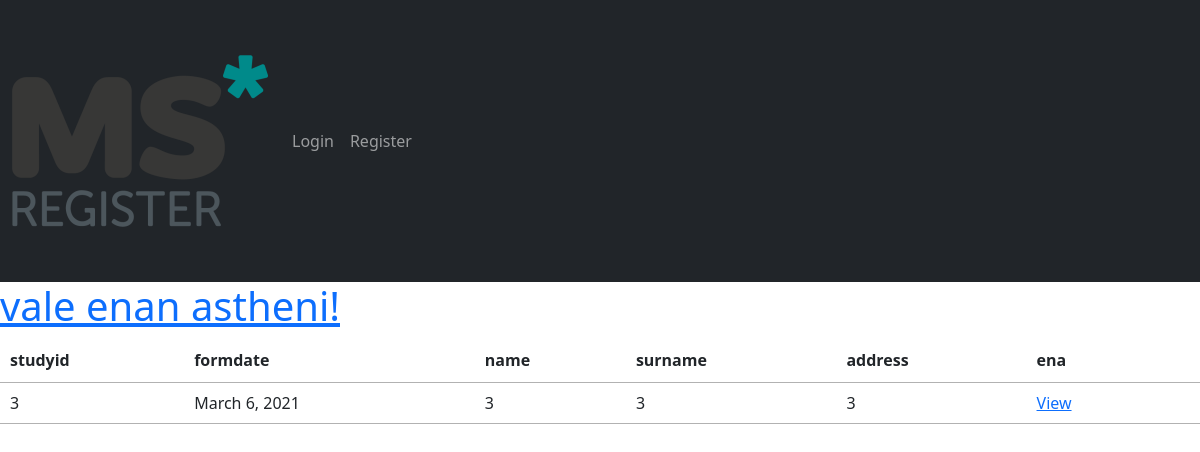
The page /registry/ on the database its author committed.
### main/models.py (models this page shows, shortened)
class Mspatient(models.Model):
    ms_choices=(
        ('RR','Relapsing-remitting MS'),
        ('SP','Secondary progressive MS'),
        ('PP','Primary progressive MS'),
        ('Other','Other'),
    )
    severity_choices=(
        ('Mild','Mild'),
        ('Moderate','Moderate'),
        ('Severe','Severe'),
    )
    modtreat_choices=(
        ('Alemtuzumab','Alemtuzumab'),
        ('Avonex','Avonex'),
        ('Betaferon','Betaferon'),
        ('Copaxone','Copaxone'),
        ('Extavia','Extavia'),
        ('Fingolimod','Fingolimod'),
        ('Mitoxantrone','Mitoxantrone'),
        ('Natalizumab','Natalizumab'),
        ('Ocrelizumab','Ocrelizumab'),
        ('Rebif','Rebif'),
        ('Tecfidera','Tecfidera'),
        ('Teriflunomide','Teriflunomide'),
        ('None','None'),
    )
    pastmodreason_choices=(
        ('Lack of efficacy','Lack of efficacy'),
        ('Side Effects','Side Effects'),
        ('Other','Other'),
    )
    evaluation_choices=(
        ('Self-estimated','Self-estimated'),
        ('Trundle wheel','Trundle wheel'),
        ('Treadmill','Treadmill'),
    )
    onsetlocal_choices=(
        ('Spinal','Spinal'),
        ('Cortex','Cortex'),
        ('Visual','Visual'),
        ('Cerebellar/brainstem','Cerebellar/brainstem'),
    )
    onsetsympt_choices=(
        ('Vision','Vision'),
        ('Motor','Motor'),
        ('Sensory','Sensory'),
        ('Coordination','Coordination'),
        ('Bowel/Bladder','Bowel/Bladder'),
        ('Fatigue','Fatigue'),
        ('Cognitive','Cognitive'),
        ('Encephalopathy','Encephalopathy'),
        ('Other','Other'),
    )
    name = models.CharField(max_length=30)
    surname = models.CharField(max_length=30,default='')
    address = models.CharField(max_length=30)
    formdate = models.DateField()
    studyid = models.CharField(max_length=6,primary_key=True)
    ms_now = models.CharField(max_length=10,choices=ms_choices)
    conv_to_sp=models.CharField(max_length=20)
    date_diag=models.DateField()
    ms_diag= models.CharField(max_length=10,choices=ms_choices)
    date_onset=models.DateField()
    num_relapses=IntegerField()
    severity=models.CharField(max_length=10,choices=severity_choices)
    pastmodtreat=models.CharField(max_length=20,choices=modtreat_choices)
    pastmoddatestart=models.DateField()
    pastmodtreatstop=models.DateField()
    pastmodreason= models.CharField(max_length=20,choices=pastmodreason_choices)
    presmodtreat=models.CharField(max_length=20,choices=modtreat_choices)
    presmoddatestart=models.DateField()
    edssscore=IntegerField()
    edssdate=DateField()
    walkrangetime=TimeField()
    walkrangedist=IntegerField()
    walkrangeeval=models.CharField(max_length=20,choices=evaluation_choices)
    pregnant=BooleanField(null=True)
    smoker=BooleanField(null=True)
    cigperday=IntegerField(null=True)
    smokersince=IntegerField(null=True)
    onsetlocal = models.CharField(max_length=30,choices=onsetlocal_choices,null=True)
    onsetsympt = models.CharField(max_length=30,choices=onsetsympt_choices,null=True)
    personcompleting=CharField(max_length=30,null=True,blank=True)

### main/views.py (the view)
# urls.py: path('registry/',views.registry,name="registry"),
def registry(request):
    mspatients = Mspatient.objects.all()
    return render(request, 'main/registry.html', {'mspatients':mspatients})

### main/templates/main/registry.html (shortened to what this page needs)
{% extends 'main/main_template.html' %}
{% block content %}
<a href="{% url 'main:patientform' %}"><h1>vale enan astheni!</h1></a>
<table id="table_id" class="display">
<thead>
  <tr>
    <th>studyid</th>
    <th>formdate</th>
    <th>name</th>
    <th>surname</th>
    <th>address</th>
    <th>ena<th>
  </tr>
</thead>
<tbody>
{% for mspatient in mspatients %}
    <tr>
        <td>{{mspatient.studyid}}</td>
        <td>{{mspatient.formdate}}</td>
        <td>{{mspatient.name}}</td>
        <td>{{mspatient.surname}}</td>
        <td>{{mspatient.address}}</td>
        <td><a href="{% url 'main:registryentry' mspatient.studyid %}">View</a></td>
    </tr>
  </tbody>
{% endfor %}
</table>
{% endblock %}

### main/templates/main/main_template.html (shortened to what this page needs)
<!doctype html>
<html lang="en">
  <head>
    <link href="https://cdn.jsdelivr.net/npm/bootstrap@5.0.0-beta2/dist/css/bootstrap.min.css" rel="stylesheet">
    <link href="https://cdn.datatables.net/1.10.23/css/jquery.dataTables.min.css" rel="stylesheet">
    {% load static %}
  </head>
  <body>
    {% include 'main/navbar.html' %}
    {% block content %}
    {% endblock %}
  </body>
</html>

### main/templates/main/navbar.html (shortened to what this page needs)
{% load static %}
<nav class="navbar navbar-expand-lg navbar-dark bg-dark">
    <div class="container-fluid">
      <a class="navbar-brand" href="#">
        <img src="{% static 'main/favicon.ico' %}" alt="">
      </a>
      <div class="collapse navbar-collapse" id="navbarSupportedContent">
        <ul class="navbar-nav me-auto mb-2 mb-lg-0">
          <li class="nav-item">
            <a class="nav-link" aria-current="page" href="#">Login</a>
          </li>
          <li class="nav-item">
            <a class="nav-link" href="#">Register</a>
          </li>
        </ul>
      </div>
      </div>
  </nav>

### rows shown on the page
Mspatient: studyid "3", formdate "March 6, 2021", name "3", surname "3", address "3"
